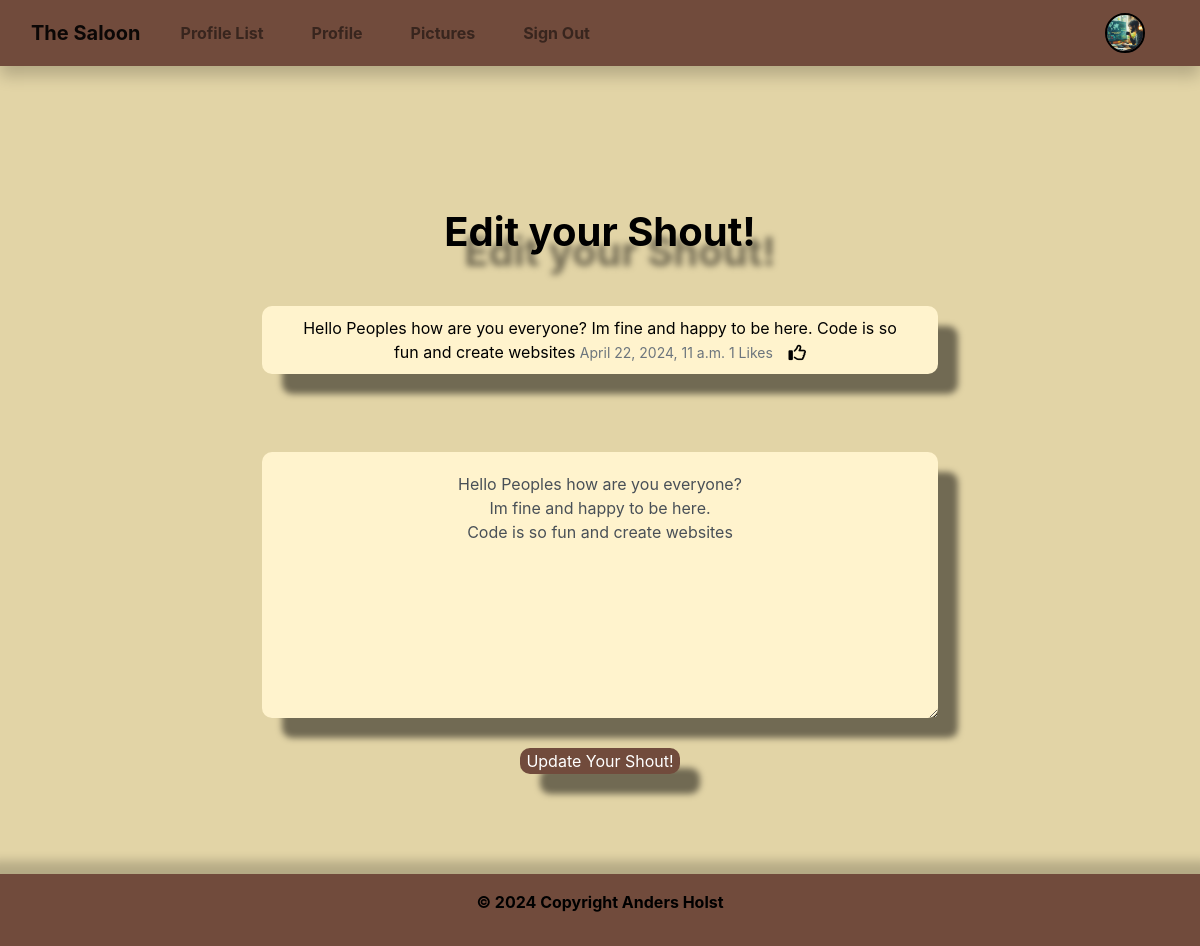
/edit_shout/25 (signed in), run on the app's committed database.
### the_saloon/models.py (models this page shows, shortened)
class Profile(models.Model):
    user = models.OneToOneField(User, on_delete=models.CASCADE)
    follows = models.ManyToManyField(
        "self", related_name="followed_by", symmetrical=False, blank=True)
    date_modified = models.DateTimeField(auto_now=True)
    profile_image = models.ImageField(
        upload_to="media/image", null=True, blank=True)
    profile_bio = models.CharField(null=True, blank=True, max_length=500)
    facebook_link = models.CharField(null=True, blank=True, max_length=100)
    instagram_link = models.CharField(null=True, blank=True, max_length=100)
    linkedin_link = models.CharField(null=True, blank=True, max_length=100)
    youtube_link = models.CharField(null=True, blank=True, max_length=100)
    x_link = models.CharField(null=True, blank=True, max_length=100)

class Shout(models.Model):
    user = models.ForeignKey(
        User, related_name="shouts",
        on_delete=models.CASCADE
    )
    body = models.CharField(max_length=200)
    created_at = models.DateTimeField(auto_now_add=True)
    likes = models.ManyToManyField(User, related_name="shout_like", blank=True)
    def number_of_likes(self):
        return self.likes.count()

### the_saloon/views.py (the view)
# urls.py: path('edit_shout/<int:pk>', views.edit_shout, name="edit_shout"),
def edit_shout(request, pk):
    if request.user.is_authenticated:
        shout = get_object_or_404(Shout, id=pk)
        if request.user.username == shout.user.username:
            form = ShoutForm(request.POST or None, instance=shout)
            if request.method == "POST":
                if form.is_valid():
                    shout = form.save(commit=False)
                    shout.user = request.user
                    shout.save()
                    messages.success(request, ("Your Shout has been updated!"))
                    return redirect('home')
            else:
                return render(request, "edit_shout.html", {'form': form,
                                                           'shout': shout})
        else:
            messages.success(request, ("This is not your Shout!"))
            return redirect('home')
    else:
        messages.success(request, ("Please log in to continue..."))
        return redirect('home')

### the_saloon/forms.py
class ShoutForm(forms.ModelForm):
    class Meta:
        model = Shout
        fields = ['body']
        widgets = {
            'body': forms.Textarea(attrs={
                'placeholder': 'Write your Shout here!',
                'class': 'form-control'})
        }
    def __init__(self, *args, user=None, **kwargs):
        super(ShoutForm, self).__init__(*args, **kwargs)
        self.user = user

### the_saloon/templates/edit_shout.html (shortened to what this page needs)
{% extends 'base.html' %}
{% load static %}
{% block content %}
<div class="d-flex justify-content-center align-items-center" style="min-height: 100vh;">
    <div class="cont-edit-shout">
        <div class="col-md-8">
            <h1 class="edit-shout">Edit your Shout!</h1>
            <div class="text-box" role="alert">
                <div class="text-edit" role="alert">
                    <div class="row edit justify-content-center">
                        <div class="col-11">
                            {{ shout.body }}
                            <small class="text-muted">
                                {{ shout.created_at }}
                                {{ shout.number_of_likes }} Likes
                                &nbsp;&nbsp;
                                {% if user in shout.likes.all %}
                                <a href="{% url 'shout_like' shout.id %}"><i class="fa-lg fa-regular fa-thumbs-down"
                                        style="color:black"></i></a>
                                {% else %}
                                <a href="{% url 'shout_like' shout.id %}"></a>
                                {% endif %}
                            </small>
                        </div>
                    </div>
                </div>
            </div>
            {% if form %}
            <form method="POST">
            {{ form.as_p }}
            <button type="submit" class="btn-edit-shout">Update Your Shout!</button>
            </form>
            {% endif %}
        </div>
    </div>
</div>
{% endblock %}

### the_saloon/templates/navbar.html (shortened to what this page needs)
{% load static %}
<nav class="navbar navbar-expand-lg navbar-light navbar sticky-top">
  <div class="container-fluid">
    {% if user.is_authenticated %}
    <a class="navbar-brand" href="{% url 'home' %}">The Saloon</a>
    {% else %}
    <a class="navbar-brand" href="{% url 'login' %}">The Saloon</a>
    {% endif %}
    <div class="collapse navbar-collapse" id="navbarSupportedContent">
      <ul class="navbar-nav me-auto mb-2 mb-lg-0">
        {% if user.is_authenticated %}
        <li class="nav-item mx-3">
          <a class="nav-link" href="{% url 'profile_list' %}">Profile List</a>
        </li>
        <li class="nav-item mx-3">
          <a class="nav-link" href="{% url 'profile' request.user.id %}">Profile</a>
        </li>
        <li class="nav-item mx-3">
          <a class="nav-link" href="{% url 'upload_image' %}">Pictures</a>
        </li>
        <li class="nav-item mx-3">
          <a class="nav-link" href="{% url 'logout' %}">Sign Out</a>
        </li>
        {% else %}
        <li class="nav-item mx-3">
          <a class="nav-link" href="{% url 'register' %}">Sign Up</a>
        </li>
        {% endif %}
      </ul>
      {% if request.user.is_authenticated %}
        <ul class="navbar-nav ml-auto">
            <li class="nav-link navbar-brand">
                {% if user.profile.profile_image %}
                    <a href="{% url 'profile' request.user.id %}">
                        <img src="{{ user.profile.profile_image.url }}" class="rounded-circle" width="40" height="40" alt="profile_image">
                    </a>
                {% else %}
                    <a href="{% url 'profile' request.user.id %}">
                        <img src="{% static 'images/cowboy.png' %}" class="rounded-circle" width="40" height="40" alt="profile_image">
                    </a>
                {% endif %}
            </li>
        </ul>
      {% endif %}
    </div>
  </div>
</nav>

### social/static/css/style.css (style rules this page uses)
* { color: #000000; }
body { background-color: #E2D4A6; margin-bottom: 80px; }
a.navbar-brand { color: black; font-weight: bold; }
nav.navbar { width: 100%; box-sizing: border-box; background-color: #714B3C; box-shadow: 0 10px 15px 0 rgba(0,0,0,.2); font-weight: bold; color: #000000; }
.rounded-circle { border-radius: 50%; border: 2px solid #000; }
small.text-muted { margin-top: 20px; color: #000000; }
.row { display: flex; flex-wrap: wrap; }
h1.edit-shout { color: black; text-align: center; margin-top: 50px; margin-bottom: 50px; font-weight: bold; filter: drop-shadow(20px 20px 3px rgba(0, 0, 0, 0.5)); }
.text-edit { filter: drop-shadow(20px 20px 3px rgba(0, 0, 0, 0.5)); }
div.cont-edit-shout { justify-content: center; display: flex; }
div.text-edit { background-color:#FFF3CD; color: black; background-color: #FFF3CD; filter: drop-shadow(20px 20px 3px rgba(0, 0, 0, 0.5)); border-radius: 10px; margin-top: 20px; margin-bottom: 30px; text-align: center; width: 100%; height: auto; padding: 10px; }
button.btn-edit-shout { background-color:#714B3C; border: none; filter: drop-shadow(20px 20px 3px rgba(0, 0, 0, 0.5)); border-radius: 10px; color: white; display: block; margin: auto; margin-top: 30px; }
#id_body.form-control { background-color: #FFF3CD; border: none; border-radius: 10px; filter: drop-shadow(20px 20px 3px rgba(0, 0, 0, 0.5)); text-align: center; padding-top: 20px; margin-top: 16px; }

### data on the page
Shout: body "Hello Peoples how are you everyone? Im fine and happy to be here. Code is so fun and create websites", created_at "April 22, 2024, 11 a.m.", number_of_likes "1"
